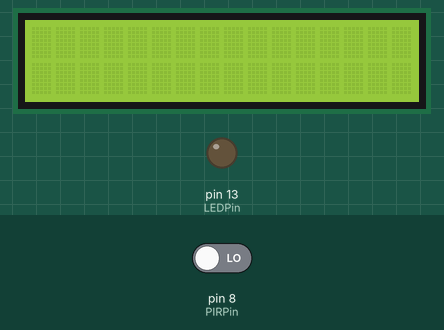
Simulated run of this sketch. Board: Arduino Uno, built with avr-gcc and run on an emulated ATmega328P. Shown: 16×2 character LCD, output pins drawn as LEDs (lit = HIGH). The inputs (shaded band) are chosen by the test bench; at power-on: pin 8 (PIRPin) LOW. What the sketch prints to the serial monitor is not drawn.

Above: at 1.2 s.
1.3 s: pin 8 (PIRPin) driven HIGH
At 1.7 s:
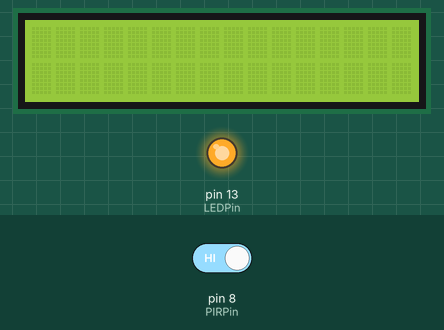
2.8 s: pin 8 (PIRPin) driven LOW
At 4.0 s:
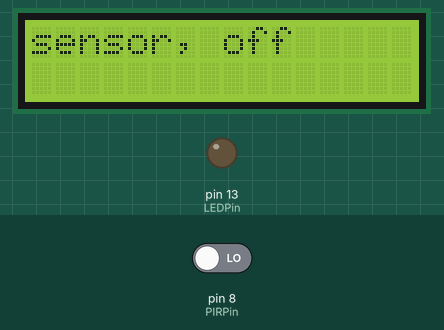
4.3 s: pin 8 (PIRPin) driven HIGH
At 5.2 s:
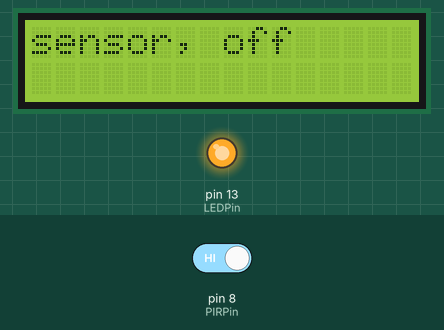
Timing chart, 0 to 7.3 s (numbered marks = the images above; inputs shaded):
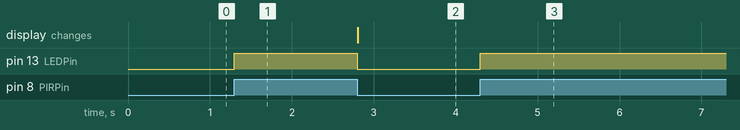

Measured:
- after the input at 1.3 s, pin 13 (LEDPin): LOW → HIGH at once
- after the input at 2.8 s, pin 13 (LEDPin): HIGH → LOW at once; the display: changes at once (image 2)
- after the input at 4.3 s, pin 13 (LEDPin): LOW → HIGH at once

The sketch:

pantalla.ino
```cpp
#include <LiquidCrystal.h>
const int LEDPin = 13;        // pin para el LED
const int PIRPin = 8;         // pin de entrada (for PIR sensor)

int pirState = LOW;           // de inicio no hay movimiento
int val = 0;                  // estado del pin
LiquidCrystal lcd(12, 11, 5, 4, 3, 2);
void setup()
{

   pinMode(LEDPin, OUTPUT);
   pinMode(PIRPin, INPUT);
   Serial.begin(9600);
   lcd.begin(16,2);
}

void loop()
{
   val = digitalRead(PIRPin);
   if (val == HIGH)   //si está activado
   {
      digitalWrite(LEDPin, HIGH);  //LED ON
      if (pirState == LOW)  //si previamente estaba apagado
      {
        Serial.println("Sensor activado");
        if(Serial.available()>0){
          String textoRecibido = Serial.readString();
          lcd.clear();
          lcd.setCursor(0,0);
          lcd.print(textoRecibido);

          }
        pirState = HIGH;

      }
   }
   else   //si esta desactivado
   {
      digitalWrite(LEDPin, LOW); // LED OFF
      if (pirState == HIGH)  //si previamente estaba encendido
      {

        Serial.println("Sensor parado");
        lcd.setCursor(0,0);
        lcd.clear();
        lcd.print("sensor, off");
        pirState = LOW;
      }
   }
}
```
